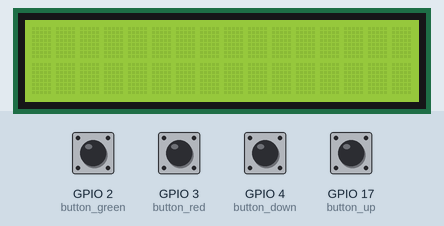
The program below on a simulated Raspberry Pi (BCM pin numbers). Parts: 16×2 character LCD. The test bench sets the inputs (shaded band); at power-on: GPIO 2 (button_green), GPIO 3 (button_red), GPIO 4 (button_down), GPIO 17 (button_up) HIGH.

Above: at 1.2 s.
1.3 s: GPIO 2 (button_green) pulled LOW for 0.15 s
At 2.0 s:
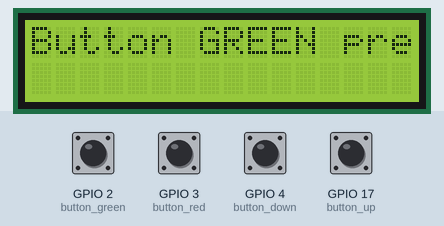
2.9 s: GPIO 3 (button_red) pulled LOW for 0.15 s
At 4.1 s:
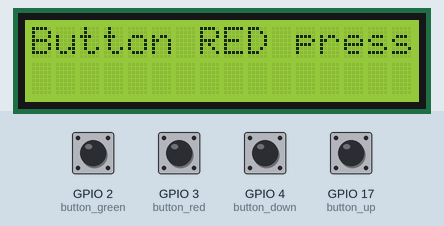
4.5 s: GPIO 4 (button_down) pulled LOW for 0.15 s
At 5.6 s:
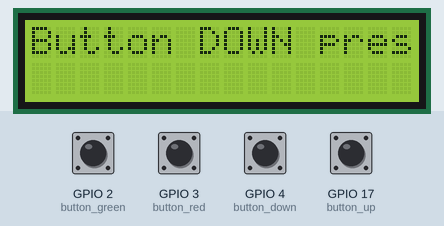
6.1 s: GPIO 17 (button_up) pulled LOW for 0.15 s
At 6.7 s:
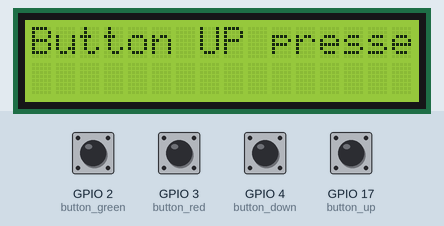
7.7 s: GPIO 2 (button_green) pulled LOW for 1 s
At 8.1 s:
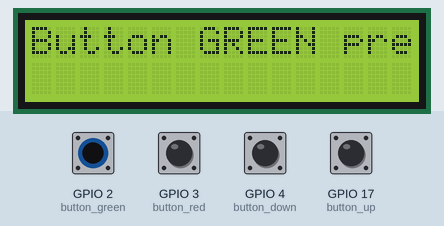
10.2 s: GPIO 3 (button_red) pulled LOW for 1 s
At 11.1 s:
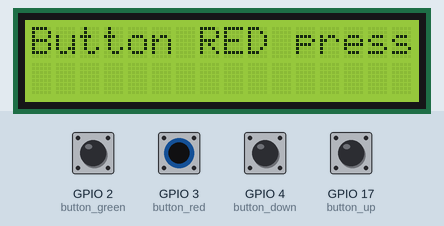
Timing chart, 0 to 13.2 s (numbered marks = the images above; inputs shaded):
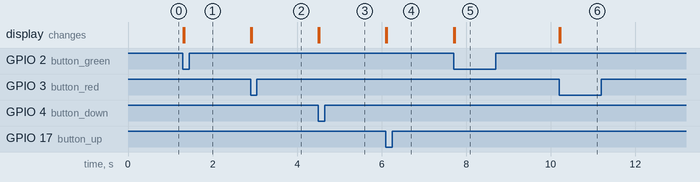

Measured:
- after the input at 1.3 s, the display: first changes at once (image 1 shows a later state)
- after the input at 2.9 s, the display: first changes at once (image 2 shows a later state)
- after the input at 4.5 s, the display: first changes at once (image 3 shows a later state)
- after the input at 6.1 s, the display: first changes at once (image 4 shows a later state)
- after the input at 7.7 s, the display: first changes at once (image 5 shows a later state)
- after the input at 10.2 s, the display: first changes at once (image 6 shows a later state)

The program:

dummy.py
```python
from Adafruit_CharLCD import Adafruit_CharLCD

from gpiozero import Button

from time import sleep
from signal import pause

button_green = Button(2)
button_red = Button(3)
button_down = Button(4)
button_up = Button(17)

lcd = Adafruit_CharLCD()

def button_up_pressed():
	lcd.clear()
	lcd.message('Button UP pressed')
	sleep(1)

def button_down_pressed():
	lcd.clear()
	lcd.message('Button DOWN pressed')
	sleep(1)

def button_red_pressed():
	lcd.clear()
	lcd.message('Button RED pressed')
	sleep(1)

def button_green_pressed():
	lcd.clear()
	lcd.message('Button GREEN pressed')
	sleep(1)

if __name__ == "__main__":

	button_up.when_pressed = button_up_pressed
	button_down.when_pressed = button_down_pressed
	button_red.when_pressed = button_red_pressed
	button_green.when_pressed = button_green_pressed

	while True:
		pause()
```
